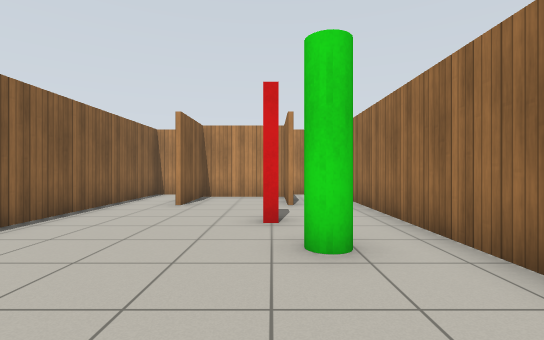
[1] (above)

16 first-person views from a walk through a robot-simulator world made for Gazebo. The camera is 0.94 m above the floor, looks level and sees 85° across. The lines on the ground mark 1 m squares. The floor is counted in squares, 1 m on a side. Each view is taken from the middle of a square. On the plan, view 1 faces up. The plan holds only what a view shows up to about 11 squares ahead; the rest is blank. Gazebo's built-in surfaces are drawn with simple patterns.

[2]
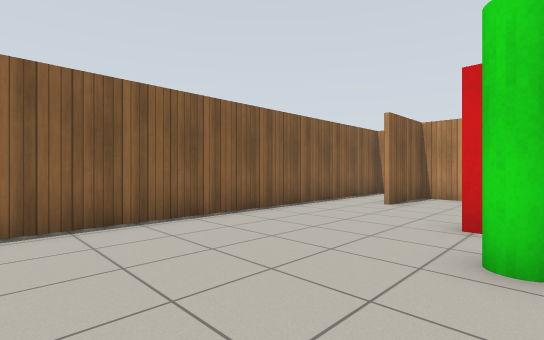

[3]
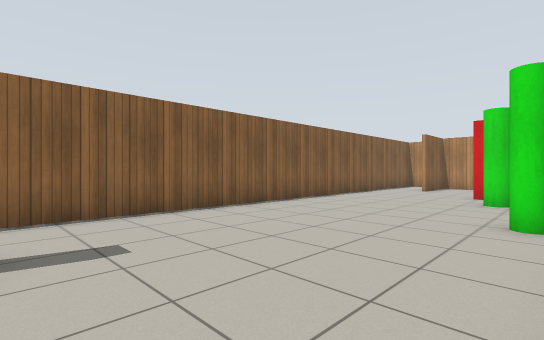

[4]
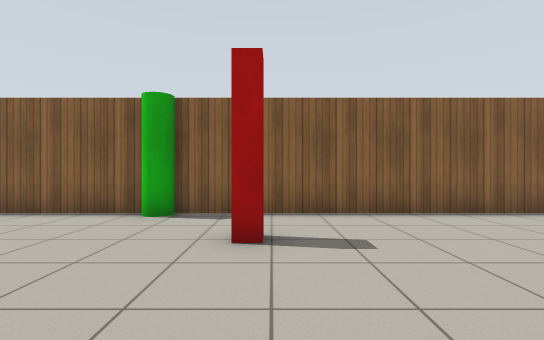

[5]
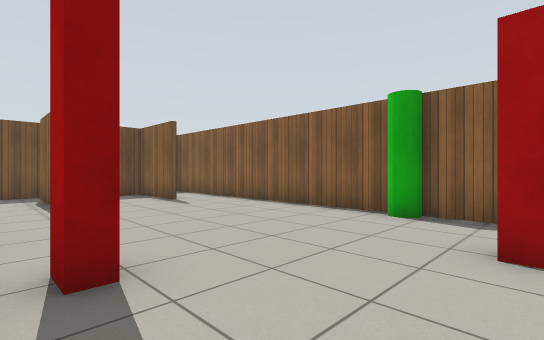

[6]
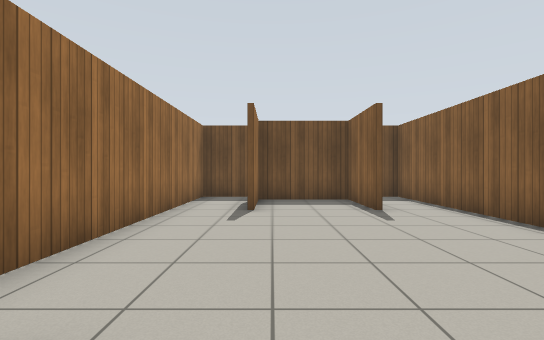

[7]
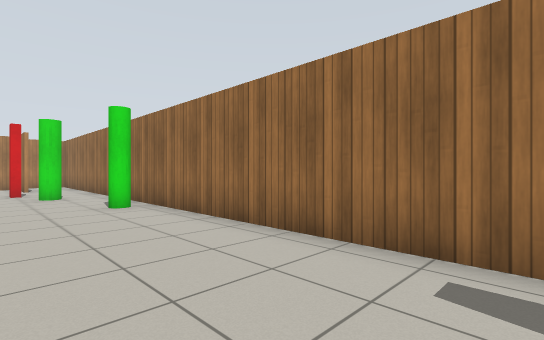

[8]
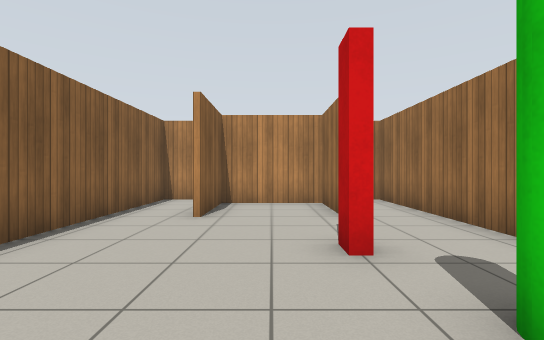

[9]
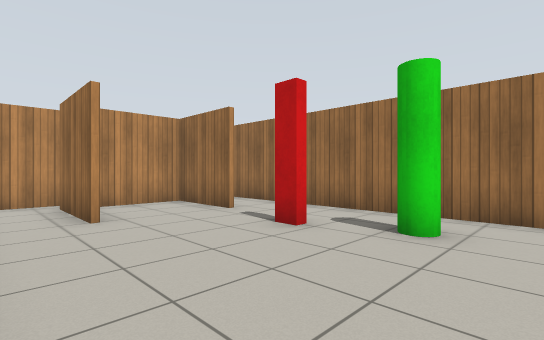

[10]
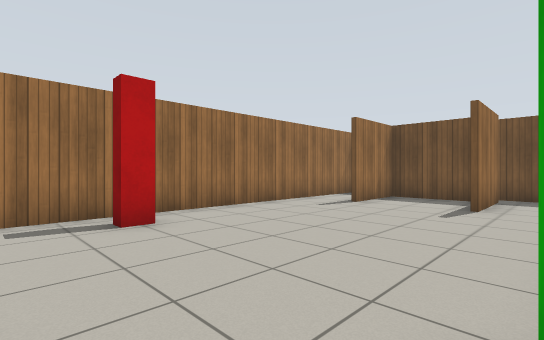

[11]
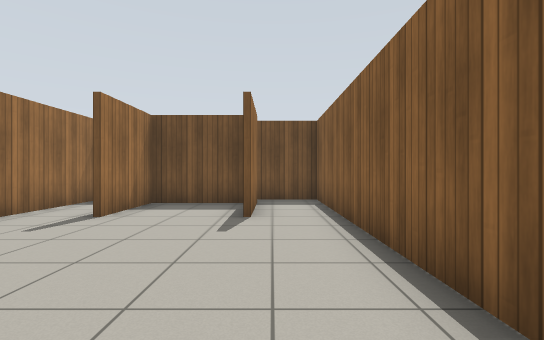

[12]
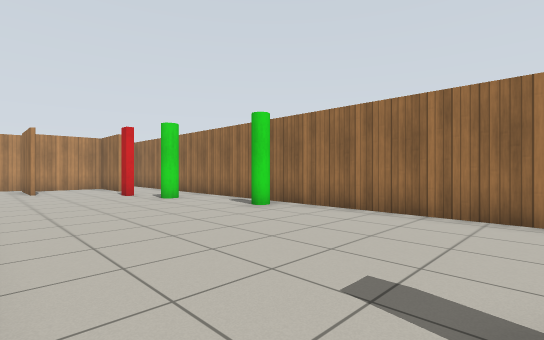

[13]
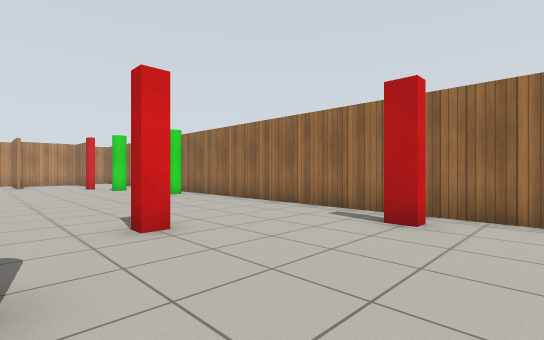

[14]
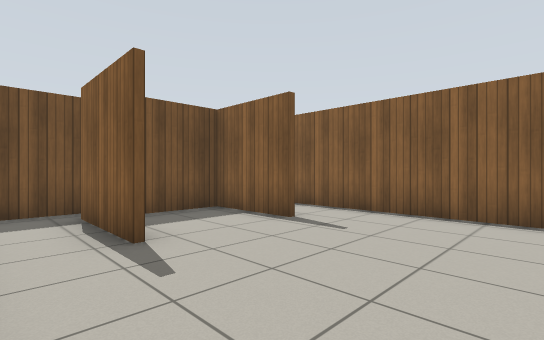

[15]
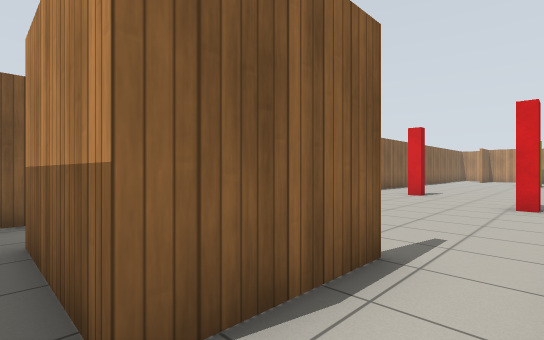

[16]
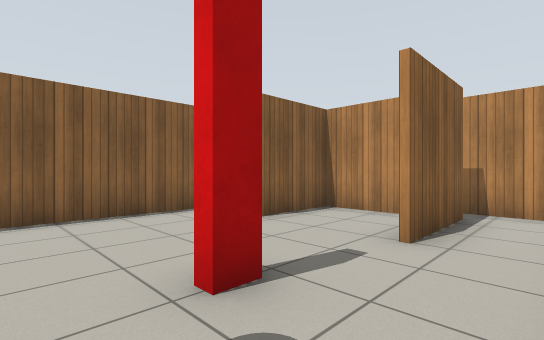

### Floor plan
Ten units are one square. View 1 is at (0, 0); x grows to the right and y downward. Boxes are objects, and circles mark ways between rooms. Rooms are numbered by the first view taken in them; rooms with no view inside come last. Other rooms are left out.
<svg viewBox="-50 -119 80 308">
<path fill="none" stroke="#000" d="M4 -79 4 -104 -24 -104 -24 -79M-26 -79 -26 -106M-24 149 -24 174 4 174 4 149M6 149 6 176M6 -106 6 -79M-24 -114 -44 -114 -44 184 -24 184M-26 176 -26 150M24 174 24 -114 4 -114M4 184 24 184 24 174M6 176 -26 176"/>
<rect x="-45" y="75" width="10" height="10" fill="#bbb"><title>green cylinder</title></rect>
<rect x="-25" y="55" width="10" height="10" fill="#bbb"><title>red post</title></rect>
<rect x="-5" y="-65" width="10" height="10" fill="#bbb"><title>red box</title></rect>
<rect x="5" y="85" width="10" height="10" fill="#bbb"><title>red post</title></rect>
<rect x="5" y="-45" width="10" height="10" fill="#bbb"><title>green pole</title></rect>
<rect x="15" y="-5" width="10" height="10" fill="#bbb"><title>green pole</title></rect>
<circle cx="-20" cy="180" r="3" fill="#2a7"/>
<circle cx="20" cy="180" r="3" fill="#2a7"/>
<text x="-10" y="30">1</text>
<text x="0" y="180">2</text>
</svg>
Room 1 opens to room 2.

Where each view was taken, in squares from view 1:
view 1: 0 up, 0 right, facing up
view 2: 0 up, 1 right, facing up-left
view 3: 6 down, 2 right, facing up-left
view 4: 6 down, 2 right, facing left
view 5: 6 down, 2 right, facing down-left
view 6: 8 down, 0 right, facing down
view 7: 8 down, 1 left, facing up-right
view 8: 2 up, 1 left, facing up
view 9: 2 up, 4 left, facing up-right
view 10: 7 down, 4 left, facing down-right
view 11: 9 down, 3 left, facing down
view 12: 6 down, 4 left, facing up-right
view 13: 11 down, 4 left, facing up-right
view 14: 11 down, 2 right, facing down-left
view 15: 18 down, 2 right, facing up-left
view 16: 4 up, 2 right, facing up-left
